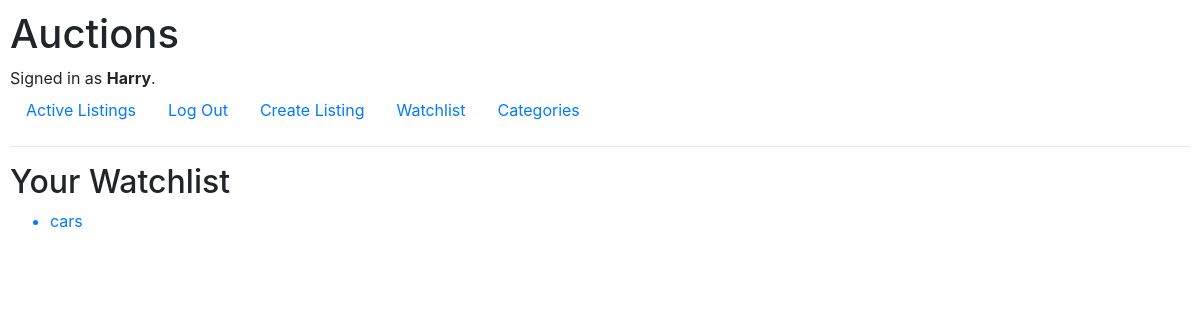
/watchlist (signed in), run on an earlier commit of the app's database.
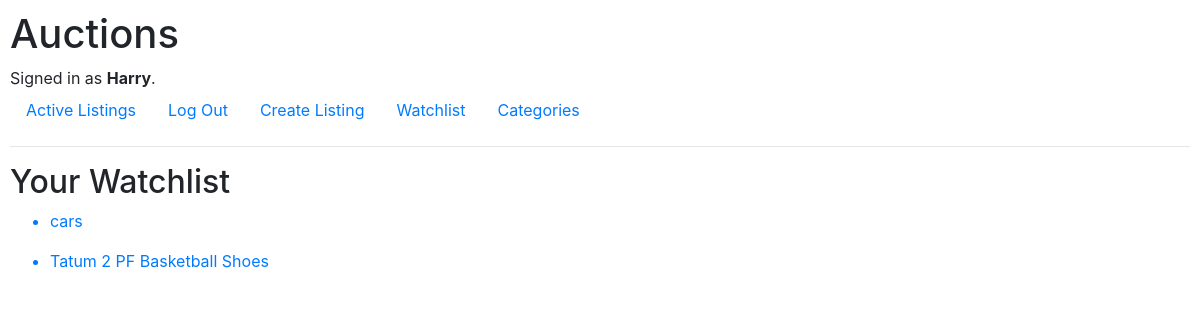
And on a later commit of the database.
### auctions/models.py (models this page shows)
class Listings(models.Model):
    category = models.CharField(
        max_length=2,
        choices=CATEGORY_CHOICES,
    )
    item = models.CharField(max_length=64)
    description = models.TextField()
    start_bid = models.IntegerField(default=0)
    image = models.URLField(blank=True)
    status = models.BooleanField(default=True)
    current_bid = models.ForeignKey("Bid", models.SET_NULL, blank=True, null =True)
    seller = models.ForeignKey(User, on_delete=models.CASCADE, related_name="listing")

### auctions/views.py (the view)
# urls.py: path("watchlist", views.watchlist, name="watchlist"),
@login_required
def watchlist(request):
    user = User.objects.get(username = request.user)
    lists = user.item.all()
    return render(request, "auctions/watchlist.html",{
        "lists":lists
    })

### auctions/templates/auctions/watchlist.html
{% extends "auctions/layout.html" %}
{% block body %}
    <h2>Your Watchlist</h2>
    {% for list in lists %}
        <ul>
            <a href = "{% url 'item'  list.item %}">
            <li>{{ list.item }}</li>
            </a>
        </ul>
        {% empty %}
            <h1>No items in your watchlist</h1>
    {% endfor %}
{% endblock %}

What changed in the data, as far as the page shows it:
now on this page (row edited): Listings: item "Tatum 2 PF Basketball Shoes"
